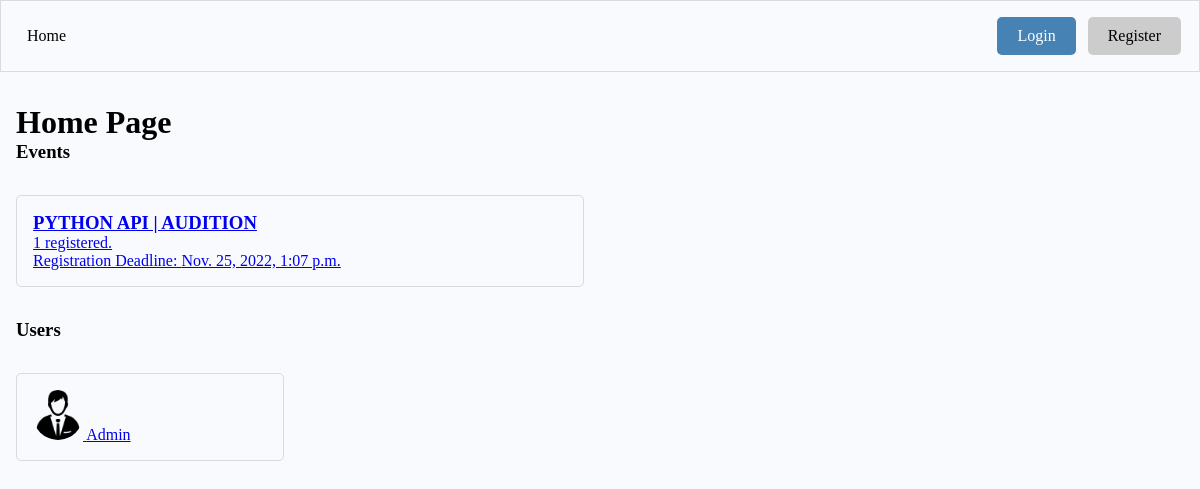
The page / on the database its author committed.
### base/models.py (models this page shows, shortened)
class Event(models.Model):
    participants = models.ManyToManyField(User, blank=True)
    name = models.CharField(max_length=200, null=True, blank=True)
    start_date = models.DateTimeField(null=True)
    end_date = models.DateTimeField(null=True)
    description  = models.TextField(null=True, blank=True)
    updated_at = models.DateTimeField(auto_now = True)
    created_at = models.DateTimeField(auto_now_add = True)
    event_deadline = models.DateTimeField(null=True, blank=True)
    id = models.UUIDField(default=uuid.uuid4, unique=True, primary_key=True, editable=False)

class User(AbstractUser):
    name = models.CharField(max_length=100, blank=True, null=True)
    email = models.EmailField(max_length=200, unique=True)
    bio = models.TextField(null=True, blank=True)
    is_participants = models.BooleanField(default=True, null=True)
    avatar = models.ImageField(default='default.png')
    id = models.UUIDField(default=uuid.uuid4, unique=True, primary_key=True, editable=False)
    USERNAME_FIELD = 'email'
    REQUIRED_FIELDS = ['username']

### base/views.py (the view)
# urls.py: path('', views.home_page, name='home_page'),
def home_page(request):
    users = User.objects.filter(is_participants=True)
    events = Event.objects.all()
    context = {
        'users': users,
        'events': events,
        }
    return render(request, 'home.html', context)

### templates/home.html (shortened to what this page needs)
{% extends "main.html" %}
{% load static %}
{% block content %}
<div class="section">
    <h1>Home Page </h1>
    <section>
        <h3>Events</h3>
        <div class="events-lists section">
            {% for event in events %}
                <a href={% url 'event_page' event.id %}>
                    <div class='wrapper-event'>
                        <h3>{{ event.name }}</h3>
                        <p>{{event.participants.count}} registered.</p>
                        <p>Registration Deadline: {{event.event_deadline}} </p>
                    </div>
            {% endfor %}
        </div>
    </section>
    <section>
        <h3>Users</h3>
        <div class="users-lists section">
            {% for user in users %}
                <a href="{% url 'profile' user.id %}">
                    <div class="wrapper-user">
                        <img src="{{user.avatar.url}}" class="user--avatar--sm">
                        {{ user.name }}
                    </div>
                </a>
            {% endfor %}
        </div>
    </section>
</div>
{% endblock  %}

### templates/main.html (shortened to what this page needs)
{% load static %}
<!DOCTYPE html>
<html>
    <head>
        <link rel="stylesheet" href="{% static 'css/main.css' %}">
    </head>
    <body>
        {% include 'navbar.html' %}
        <div class="container--main">
            {% block content %}
            {% endblock %}
        </div>
    </body>
</html>

### templates/navbar.html (shortened to what this page needs)
    <nav>
        <div class="">
            <a href="{% url 'home_page' %}">Home </a>
        </div>
        <div class="btn-wrapper">
            {% if request.user.is_authenticated %}
                <a href="{% url 'logout_page' %}" class='btn btn-warning'>Logout</a>
            {% else %}
                <a href="{% url 'login_page' %}" class='btn btn-primary'>Login</a>
                <a href="{% url 'register_page' %}" class='btn'>Register</a>
            {% endif %}
        </div>
    </nav>

### static/css/main.css (style rules this page uses)
* { box-sizing: border-box; margin: 0; padding: 0; background-color: rgb(249,250,253); }
.section { margin: 2em 0; }
.btn { padding: 10px 20px; border-radius: 5px; text-decoration: none; background-color: rgb(204, 204, 204); color: black; display: block; width: fit-content; margin-right: 2px; }
.btn-primary { background-color: steelblue; color:white }
.btn-wrapper { display: flex; flex:wrap; }
.container--main { width: 1200px; margin: 0 auto; padding: 0 1em; }
nav { display: flex; justify-content: space-between; width: 100%; padding: 1em; border: 1px solid rgb(218,218,218); align-items: center; padding: 1rem; }
nav a { text-decoration: none; color: black; margin: 0 10px; }
.events-lists { display: grid; grid-template-columns: 1fr 1fr; gap:2em; }
.wrapper-event { border: 1px solid rgb(218,218,218); padding:1rem; border-radius: 5px; }
.users-lists { display: grid; grid-template-columns: 1fr 1fr 1fr 1fr; gap:2em; }
.wrapper-user { border: 1px solid rgb(218,218,218); padding:1rem; border-radius: 5px; }
.user--avatar--sm { height: 50px; width: 50px; border-radius: 50%; }
@media (max-width:1200px) { .container--main { width: 100%; } }

### rows shown on the page
Event: name "PYTHON API | AUDITION", participants.count "1", event_deadline "Nov. 25, 2022, 1:07 p.m."
User: avatar (placeholder picture), name "Admin"
